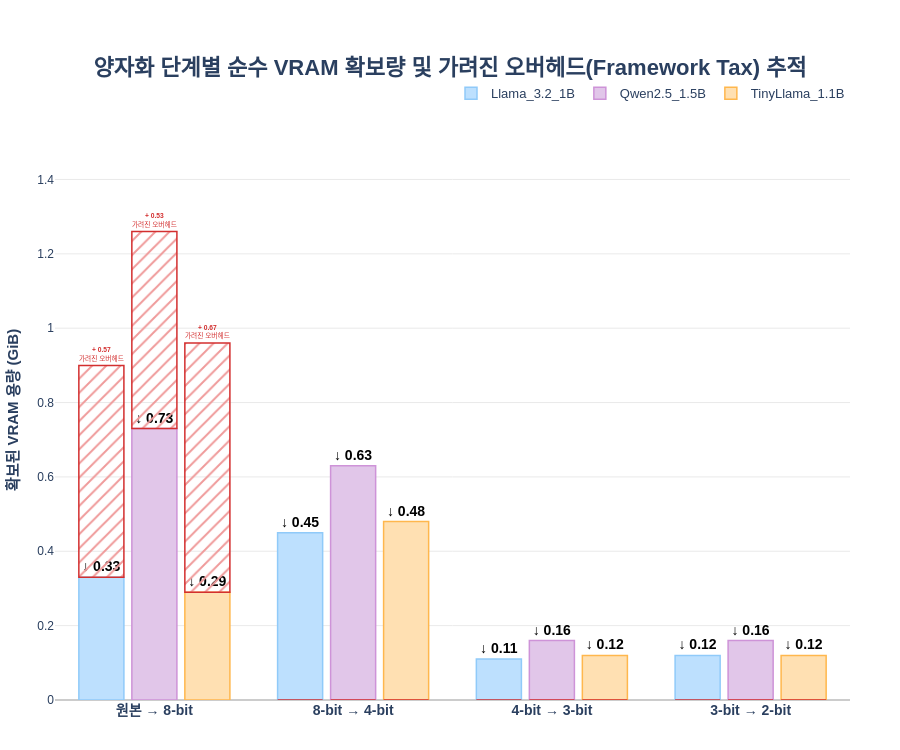

Write notebook code for a chart like this one.
### Code cell
import os
import re
import plotly.graph_objects as go

# =====================================================================
# 1. 데이터 파싱 및 추출 함수
# =====================================================================
def parse_log_file(file_path):
    if not os.path.exists(file_path): return [0.0] * 5
    with open(file_path, 'r', encoding='utf-8') as f:
        log_text = f.read()
    try:
        base_vram = float(re.search(r'순수 모델 적재 VRAM:\s*([\d.]+)\s*GB', log_text).group(1))
        vram_8bit = float(re.search(r'8-bit 적재 VRAM:\s*([\d.]+)\s*GB', log_text).group(1))
        vram_4bit = float(re.search(r'4-bit 적재 VRAM:\s*([\d.]+)\s*GB', log_text).group(1))
        vram_3bit = float(re.search(r'3-bit 적재 VRAM:\s*([\d.]+)\s*GB', log_text).group(1))
        vram_2bit = float(re.search(r'2-bit 적재 VRAM:\s*([\d.]+)\s*GB', log_text).group(1))
    except AttributeError:
        return [0.0] * 5
    return [base_vram, vram_8bit, vram_4bit, vram_3bit, vram_2bit]

# =====================================================================
# 2. 경로 설정 및 절대 감소량(Marginal Savings) 계산
# =====================================================================
log_paths = {
    'Llama_3.2_1B': r'C:\Users\user\SLM\02_cuda_aligned\all_logs\Llama_3.2_1B\master_log_Llama_3.2_1B_Distillation_20260406_031434.log',
    'Qwen2.5_1.5B': r'C:\Users\user\SLM\02_cuda_aligned\all_logs\Qwen2.5_1.5B\master_log_Qwen2.5_1.5B_Base_RLHF_20260406_010213.log',
    'TinyLlama_1.1B': r'C:\Users\user\SLM\02_cuda_aligned\all_logs\TinyLlama_1.1B\master_log_TinyLlama_1.1B_Base_Scratch_20260405_231336.log'
}

marginal_savings = {}

for model_name, path in log_paths.items():
    vram_vals = parse_log_file(path)
    diffs = []
    for i in range(4):
        if vram_vals[i] > 0 and vram_vals[i+1] > 0:
            diffs.append(vram_vals[i] - vram_vals[i+1])
        else:
            diffs.append(0.0)
    marginal_savings[model_name] = diffs

# =====================================================================
# 3. Plotly 시각화 (프레임워크 오버헤드 수학적 복원 적용)
# =====================================================================
transition_labels = ['원본 → 8-bit', '8-bit → 4-bit', '4-bit → 3-bit', '3-bit → 2-bit']

colors = {'Llama_3.2_1B': '#BDE0FE', 'Qwen2.5_1.5B': '#E1C6E9', 'TinyLlama_1.1B': '#FFE0B2'}
line_colors = {'Llama_3.2_1B': '#90CAF9', 'Qwen2.5_1.5B': '#CE93D8', 'TinyLlama_1.1B': '#FFB74D'}

fig = go.Figure()

max_theoretical_height = 0

for model_name, diffs in marginal_savings.items():
    text_labels = [f"<b>↓ {val:.2f}</b>" if val > 0 else "" for val in diffs]
    
    # [1] 기본 막대 (실제 측정된 VRAM 확보량)
    fig.add_trace(go.Bar(
        name=model_name,
        x=transition_labels,
        y=diffs,
        offsetgroup=model_name, 
        text=text_labels,
        textposition='outside', 
        textfont=dict(size=14, color='#000000'), 
        marker_color=colors[model_name],
        marker_line_color=line_colors[model_name],
        marker_line_width=1.5,
        hovertemplate="<b>%{x}</b><br>모델: " + model_name + "<br>확보된 VRAM: %{y:.2f} GiB<extra></extra>"
    ))

    # --- 수학적 오버헤드 역산 로직 ---
    theoretical_savings_16_to_8 = diffs[1] * 2 
    hidden_tax = max(0, theoretical_savings_16_to_8 - diffs[0]) 

    if theoretical_savings_16_to_8 > max_theoretical_height:
        max_theoretical_height = theoretical_savings_16_to_8

    hidden_y = [hidden_tax, 0, 0, 0]
    base_y = [diffs[0], 0, 0, 0] 
    
    ghost_text = [
        f"<span style='font-size:12px; color:#D32F2F;'><b>+ {val:.2f}</b><br>가려진 오버헤드</span>" if val > 0 else "" 
        for val in hidden_y
    ]

    # [2] 유령 막대 (가려진 프레임워크 텍스 - Plotly 에러 수정본)
    fig.add_trace(go.Bar(
        name=f"{model_name} (숨겨진 공간)",
        x=transition_labels,
        y=hidden_y,
        base=base_y,            
        offsetgroup=model_name, 
        text=ghost_text,
        textposition='outside',
        # [핵심 수정] 점선(dash) 속성을 제거하고, 패턴(pattern) 딕셔너리를 사용하여 빗금 시각화
        marker=dict(
            color='rgba(255, 255, 255, 0)', # 막대 내부 투명도 유지
            line=dict(color='#D32F2F', width=1.5), # 실선 붉은 테두리
            pattern=dict(shape='/', fillmode='replace', fgcolor='#EF9A9A') # 옅은 붉은색 빗금 패턴 추가
        ),
        showlegend=False,
        hovertemplate=(
            "<b>%{x}</b><br>" +
            "가려진 엔진 오버헤드: %{y:.2f} GiB<br>" +
            "이론적 총 확보량: " + f"{theoretical_savings_16_to_8:.2f} GiB<extra></extra>"
        )
    ))

max_actual = max([max(diff) for diff in marginal_savings.values()]) if marginal_savings else 1.0
final_y_max = max(max_actual, max_theoretical_height)

fig.update_layout(
    title=dict(
        text='<b>양자화 단계별 순수 VRAM 확보량 및 가려진 오버헤드(Framework Tax) 추적</b>', 
        font=dict(size=22), x=0.5, y=0.92
    ),
    yaxis_title=dict(text='<b>확보된 VRAM 용량 (GiB)</b>', font=dict(size=15)),
    barmode='group',
    bargroupgap=0.15, 
    bargap=0.2,       
    height=750,       
    yaxis=dict(
        range=[0, final_y_max + 0.3], 
        showgrid=True, gridcolor='#EAEAEA', zeroline=True, zerolinecolor='#CCCCCC'
    ),
    xaxis=dict(tickfont=dict(size=14, weight='bold')),
    font=dict(family="Malgun Gothic, AppleGothic, NanumGothic, sans-serif"),
    plot_bgcolor='white',
    legend=dict(orientation="h", yanchor="bottom", y=1.02, xanchor="right", x=1, font=dict(size=13)),
    margin=dict(t=120, b=50, l=50, r=50)
)

fig.show()

### Figure 1 — Plotly figure (JSON) as saved in the notebook; plotly's stock layout.template omitted (floating-point values rounded to 4 significant figures)
{"data": [{"hovertemplate": "<b>%{x}</b><br>모델: Llama_3.2_1B<br>확보된 VRAM: %{y:.2f} GiB<extra></extra>", "marker": {"color": "#BDE0FE", "line": {"color": "#90CAF9", "width": 1.5}}, "name": "Llama_3.2_1B", "offsetgroup": "Llama_3.2_1B", "text": ["<b>↓ 0.33</b>", "<b>↓ 0.45</b>", "<b>↓ 0.11</b>", "<b>↓ 0.12</b>"], "textfont": {"color": "#000000", "size": 14}, "textposition": "outside", "type": "bar", "x": ["원본 → 8-bit", "8-bit → 4-bit", "4-bit → 3-bit", "3-bit → 2-bit"], "y": [0.33, 0.45, 0.11, 0.12]}, {"base": [0.33, 0, 0, 0], "hovertemplate": "<b>%{x}</b><br>가려진 엔진 오버헤드: %{y:.2f} GiB<br>이론적 총 확보량: 0.90 GiB<extra></extra>", "marker": {"color": "rgba(255, 255, 255, 0)", "line": {"color": "#D32F2F", "width": 1.5}, "pattern": {"fgcolor": "#EF9A9A", "fillmode": "replace", "shape": "/"}}, "name": "Llama_3.2_1B (숨겨진 공간)", "offsetgroup": "Llama_3.2_1B", "showlegend": false, "text": ["<span style='font-size:12px; color:#D32F2F;'><b>+ 0.57</b><br>가려진 오버헤드</span>", "", "", ""], "textposition": "outside", "type": "bar", "x": ["원본 → 8-bit", "8-bit → 4-bit", "4-bit → 3-bit", "3-bit → 2-bit"], "y": [0.57, 0, 0, 0]}, {"hovertemplate": "<b>%{x}</b><br>모델: Qwen2.5_1.5B<br>확보된 VRAM: %{y:.2f} GiB<extra></extra>", "marker": {"color": "#E1C6E9", "line": {"color": "#CE93D8", "width": 1.5}}, "name": "Qwen2.5_1.5B", "offsetgroup": "Qwen2.5_1.5B", "text": ["<b>↓ 0.73</b>", "<b>↓ 0.63</b>", "<b>↓ 0.16</b>", "<b>↓ 0.16</b>"], "textfont": {"color": "#000000", "size": 14}, "textposition": "outside", "type": "bar", "x": ["원본 → 8-bit", "8-bit → 4-bit", "4-bit → 3-bit", "3-bit → 2-bit"], "y": [0.73, 0.63, 0.16, 0.16]}, {"base": [0.73, 0, 0, 0], "hovertemplate": "<b>%{x}</b><br>가려진 엔진 오버헤드: %{y:.2f} GiB<br>이론적 총 확보량: 1.26 GiB<extra></extra>", "marker": {"color": "rgba(255, 255, 255, 0)", "line": {"color": "#D32F2F", "width": 1.5}, "pattern": {"fgcolor": "#EF9A9A", "fillmode": "replace", "shape": "/"}}, "name": "Qwen2.5_1.5B (숨겨진 공간)", "offsetgroup": "Qwen2.5_1.5B", "showlegend": false, "text": ["<span style='font-size:12px; color:#D32F2F;'><b>+ 0.53</b><br>가려진 오버헤드</span>", "", "", ""], "textposition": "outside", "type": "bar", "x": ["원본 → 8-bit", "8-bit → 4-bit", "4-bit → 3-bit", "3-bit → 2-bit"], "y": [0.53, 0, 0, 0]}, {"hovertemplate": "<b>%{x}</b><br>모델: TinyLlama_1.1B<br>확보된 VRAM: %{y:.2f} GiB<extra></extra>", "marker": {"color": "#FFE0B2", "line": {"color": "#FFB74D", "width": 1.5}}, "name": "TinyLlama_1.1B", "offsetgroup": "TinyLlama_1.1B", "text": ["<b>↓ 0.29</b>", "<b>↓ 0.48</b>", "<b>↓ 0.12</b>", "<b>↓ 0.12</b>"], "textfont": {"color": "#000000", "size": 14}, "textposition": "outside", "type": "bar", "x": ["원본 → 8-bit", "8-bit → 4-bit", "4-bit → 3-bit", "3-bit → 2-bit"], "y": [0.29, 0.48, 0.12, 0.12]}, {"base": [0.29, 0, 0, 0], "hovertemplate": "<b>%{x}</b><br>가려진 엔진 오버헤드: %{y:.2f} GiB<br>이론적 총 확보량: 0.96 GiB<extra></extra>", "marker": {"color": "rgba(255, 255, 255, 0)", "line": {"color": "#D32F2F", "width": 1.5}, "pattern": {"fgcolor": "#EF9A9A", "fillmode": "replace", "shape": "/"}}, "name": "TinyLlama_1.1B (숨겨진 공간)", "offsetgroup": "TinyLlama_1.1B", "showlegend": false, "text": ["<span style='font-size:12px; color:#D32F2F;'><b>+ 0.67</b><br>가려진 오버헤드</span>", "", "", ""], "textposition": "outside", "type": "bar", "x": ["원본 → 8-bit", "8-bit → 4-bit", "4-bit → 3-bit", "3-bit → 2-bit"], "y": [0.67, 0, 0, 0]}], "layout": {"bargap": 0.2, "bargroupgap": 0.15, "barmode": "group", "font": {"family": "Malgun Gothic, AppleGothic, NanumGothic, sans-serif"}, "height": 750, "legend": {"font": {"size": 13}, "orientation": "h", "x": 1, "xanchor": "right", "y": 1.02, "yanchor": "bottom"}, "margin": {"b": 50, "l": 50, "r": 50, "t": 120}, "plot_bgcolor": "white", "title": {"font": {"size": 22}, "text": "<b>양자화 단계별 순수 VRAM 확보량 및 가려진 오버헤드(Framework Tax) 추적</b>", "x": 0.5, "y": 0.92}, "xaxis": {"tickfont": {"size": 14, "weight": "bold"}}, "yaxis": {"gridcolor": "#EAEAEA", "range": [0, 1.56], "showgrid": true, "title": {"font": {"size": 15}, "text": "<b>확보된 VRAM 용량 (GiB)</b>"}, "zeroline": true, "zerolinecolor": "#CCCCCC"}}}
